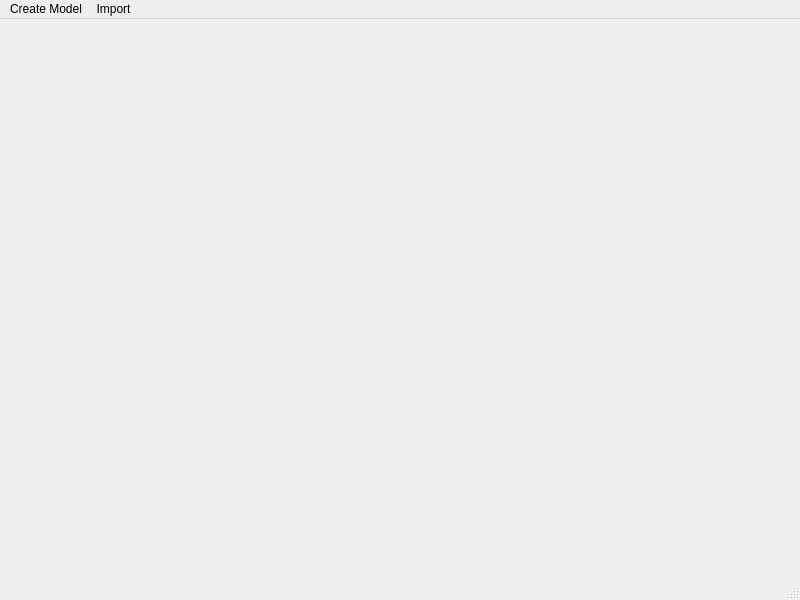
<?xml version="1.0" encoding="UTF-8"?>
<ui version="4.0">
 <class>MainWindow</class>
 <widget class="QMainWindow" name="MainWindow">
  <property name="geometry">
   <rect>
    <x>0</x>
    <y>0</y>
    <width>800</width>
    <height>600</height>
   </rect>
  </property>
  <property name="windowTitle">
   <string>MainWindow</string>
  </property>
  <widget class="QWidget" name="centralwidget"/>
  <widget class="QMenuBar" name="menubar">
   <property name="geometry">
    <rect>
     <x>0</x>
     <y>0</y>
     <width>800</width>
     <height>20</height>
    </rect>
   </property>
   <widget class="QMenu" name="menuCreate_Model">
    <property name="title">
     <string>Create Model</string>
    </property>
    <addaction name="actionDrwWell"/>
    <addaction name="actionBioswale"/>
   </widget>
   <widget class="QMenu" name="menuImport">
    <property name="title">
     <string>Import</string>
    </property>
    <addaction name="actionImport_Moisture_Data"/>
   </widget>
   <addaction name="menuCreate_Model"/>
   <addaction name="menuImport"/>
  </widget>
  <widget class="QStatusBar" name="statusbar"/>
  <action name="actionDrwWell">
   <property name="text">
    <string>DryWell</string>
   </property>
  </action>
  <action name="actionBioswale">
   <property name="text">
    <string>Bioswale</string>
   </property>
  </action>
  <action name="actionImport_Moisture_Data">
   <property name="text">
    <string>Import Moisture Data</string>
   </property>
  </action>
 </widget>
 <resources/>
 <connections/>
</ui>
